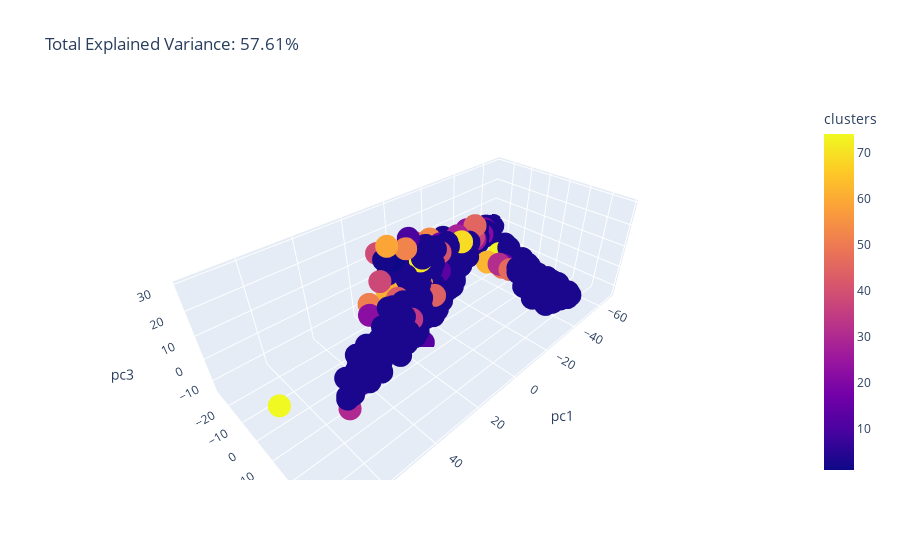

Write notebook code for a chart like this one.
### Code cell
import plotly.express as px
from sklearn.decomposition import PCA

total_var = pca.explained_variance_ratio_.sum() * 100

fig = px.scatter_3d(
    principalDf, x=principalDf['pc1'], y=principalDf['pc2'], z= principalDf['pc3'], color=principalDf['clusters'],
    title=f'Total Explained Variance: {total_var:.2f}%',
    labels={'0': 'PC 1', '1': 'PC 2', '2': 'PC 3'}
)
fig.show()

### Figure 1 — Plotly figure (JSON) as saved in the notebook; plotly's stock layout.template omitted (floating-point values rounded to 4 significant figures; data arrays with more than 128 entries replaced by an {"elided": "..."} marker saying what was removed)
{"data": [{"hovertemplate": "pc1=%{x}<br>pc2=%{y}<br>pc3=%{z}<br>clusters=%{marker.color}<extra></extra>", "legendgroup": "", "marker": {"color": {"elided": "1171 int values"}, "coloraxis": "coloraxis", "symbol": "circle"}, "mode": "markers", "name": "", "scene": "scene", "showlegend": false, "type": "scatter3d", "x": {"elided": "1171 float values"}, "y": {"elided": "1171 float values"}, "z": {"elided": "1171 float values"}}], "layout": {"coloraxis": {"colorbar": {"title": {"text": "clusters"}}, "colorscale": [[0, "#0d0887"], [0.1111, "#46039f"], [0.2222, "#7201a8"], [0.3333, "#9c179e"], [0.4444, "#bd3786"], [0.5556, "#d8576b"], [0.6667, "#ed7953"], [0.7778, "#fb9f3a"], [0.8889, "#fdca26"], [1, "#f0f921"]]}, "legend": {"tracegroupgap": 0}, "scene": {"domain": {"x": [0, 1], "y": [0, 1]}, "xaxis": {"title": {"text": "pc1"}}, "yaxis": {"title": {"text": "pc2"}}, "zaxis": {"title": {"text": "pc3"}}}, "title": {"text": "Total Explained Variance: 57.61%"}}}
